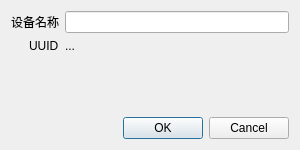
<?xml version="1.0" encoding="UTF-8"?>
<ui version="4.0">
 <class>NewDeviceDialog</class>
 <widget class="QDialog" name="NewDeviceDialog">
  <property name="geometry">
   <rect>
    <x>0</x>
    <y>0</y>
    <width>300</width>
    <height>150</height>
   </rect>
  </property>
  <property name="windowTitle">
   <string>新建设备</string>
  </property>
  <layout class="QVBoxLayout" name="verticalLayout">
   <item>
    <layout class="QFormLayout" name="formLayout">
     <property name="labelAlignment">
      <set>Qt::AlignRight|Qt::AlignTrailing|Qt::AlignVCenter</set>
     </property>
     <item row="0" column="0">
      <widget class="QLabel" name="label">
       <property name="text">
        <string>设备名称</string>
       </property>
      </widget>
     </item>
     <item row="1" column="0">
      <widget class="QLabel" name="label_2">
       <property name="text">
        <string>UUID</string>
       </property>
      </widget>
     </item>
     <item row="1" column="1">
      <widget class="QLabel" name="uuidLabel">
       <property name="text">
        <string notr="true">...</string>
       </property>
      </widget>
     </item>
     <item row="0" column="1">
      <widget class="QLineEdit" name="deviceNameEdit"/>
     </item>
    </layout>
   </item>
   <item>
    <widget class="QDialogButtonBox" name="buttonBox">
     <property name="orientation">
      <enum>Qt::Horizontal</enum>
     </property>
     <property name="standardButtons">
      <set>QDialogButtonBox::Cancel|QDialogButtonBox::Ok</set>
     </property>
    </widget>
   </item>
  </layout>
 </widget>
 <resources/>
 <connections>
  <connection>
   <sender>buttonBox</sender>
   <signal>accepted()</signal>
   <receiver>NewDeviceDialog</receiver>
   <slot>accept()</slot>
   <hints>
    <hint type="sourcelabel">
     <x>248</x>
     <y>254</y>
    </hint>
    <hint type="destinationlabel">
     <x>157</x>
     <y>274</y>
    </hint>
   </hints>
  </connection>
  <connection>
   <sender>buttonBox</sender>
   <signal>rejected()</signal>
   <receiver>NewDeviceDialog</receiver>
   <slot>reject()</slot>
   <hints>
    <hint type="sourcelabel">
     <x>316</x>
     <y>260</y>
    </hint>
    <hint type="destinationlabel">
     <x>286</x>
     <y>274</y>
    </hint>
   </hints>
  </connection>
 </connections>
</ui>
